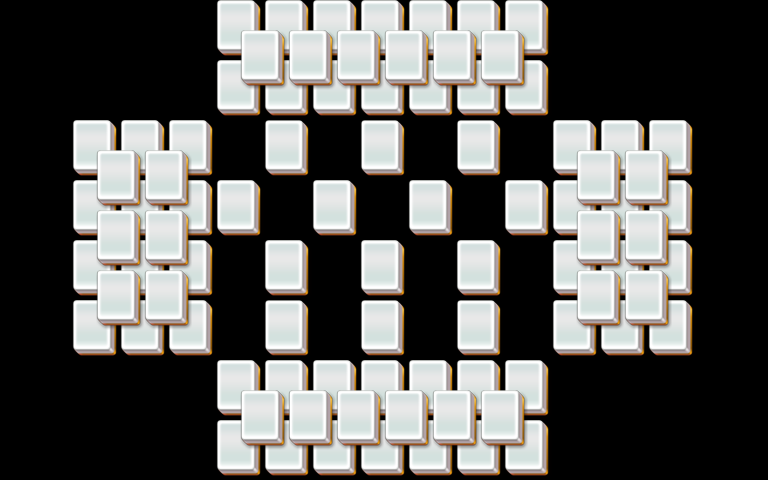

This game map was drawn from its Tiled (.tmx) file and the tilesets committed beside it. A one-line description and the trimmed map source follow:
An orthogonal 32x16 tile map with 24x30 px tiles, 3 tile layers (layer1, layer2, layer3).

<map version="1.0" orientation="orthogonal" width="32" height="16" tilewidth="24" tileheight="30">
 <properties>
  <property name="species" value="25" />
 </properties>
 <tileset firstgid="1" name="mahjong" tilewidth="48" tileheight="60">
  <image source="mahjong.png" />
 </tileset>
 <layer name="layer1" width="32" height="16">
  <data>[512 cells, 65 non-empty, 1 distinct tile ids]</data>
 </layer>
 <layer name="layer2" width="32" height="16">
  <data>[512 cells, 59 non-empty, 1 distinct tile ids]</data>
 </layer>
 <layer name="layer3" width="32" height="16">
  <data>[512 cells, 24 non-empty, 1 distinct tile ids]</data>
 </layer>
</map>
